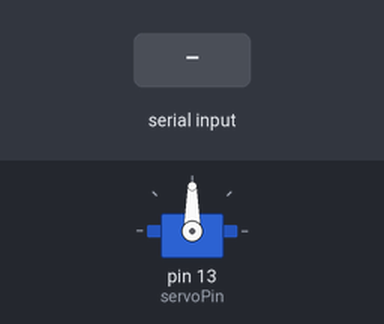
This sketch was run on a simulated Arduino Uno, built with avr-gcc and run on an emulated ATmega328P. On the bench: servo. The test bench sets the inputs (shaded band).

Above: at 1.2 s.
1.3 s: "0\n" received over Serial
At 2.0 s:
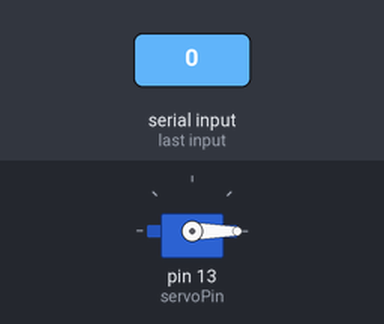
2.8 s: "180\n" received over Serial
At 3.2 s:
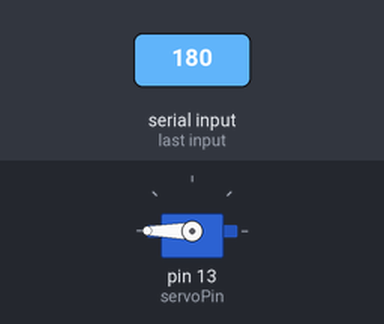
4.3 s: "90,45\n" received over Serial
At 5.6 s:
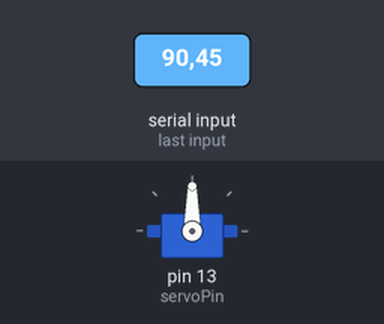
Timing chart, 0 to 7.3 s (numbered marks = the images above; inputs shaded):
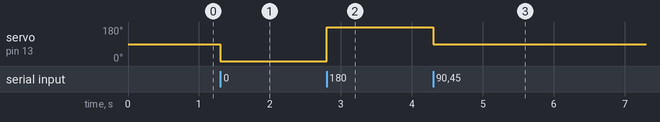

The sketch:

arduino_code.ino
```cpp
#include <Servo.h>

Servo servo1;

int servoPin = 13;
int rotation = 0;

//starts serial connection for communication with api program and attaches pin for servo
void setup() {
  Serial.begin(115200);
  Serial.setTimeout(1);
  servo1.attach(servoPin);
}

//waits for serial communication and then moves servo to speicified point; used arduino documentation as reference
void loop() {
  while (!Serial.available());
  rotation = Serial.readString().toInt();
  if(rotation == 0 || rotation == 90 || rotation == 180) {
    servo1.write(rotation);
  }
}
```

Measured:
- after the input at 1.3 s, servo on pin 13 (servoPin): 90° → 0° at once
- after the input at 2.8 s, servo on pin 13 (servoPin): 0° → 180° at once
- after the input at 4.3 s, servo on pin 13 (servoPin): 180° → 90° at once
